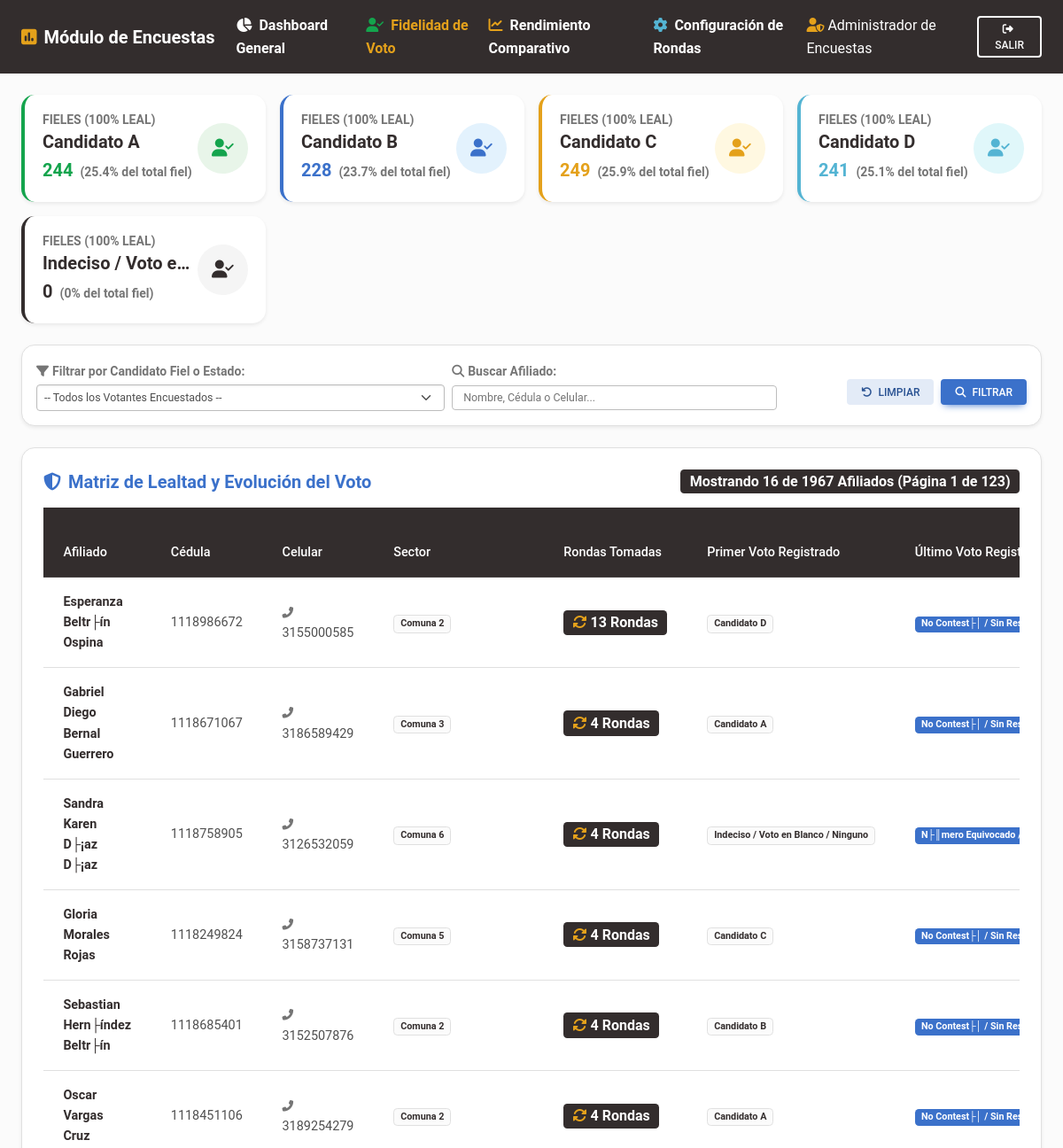
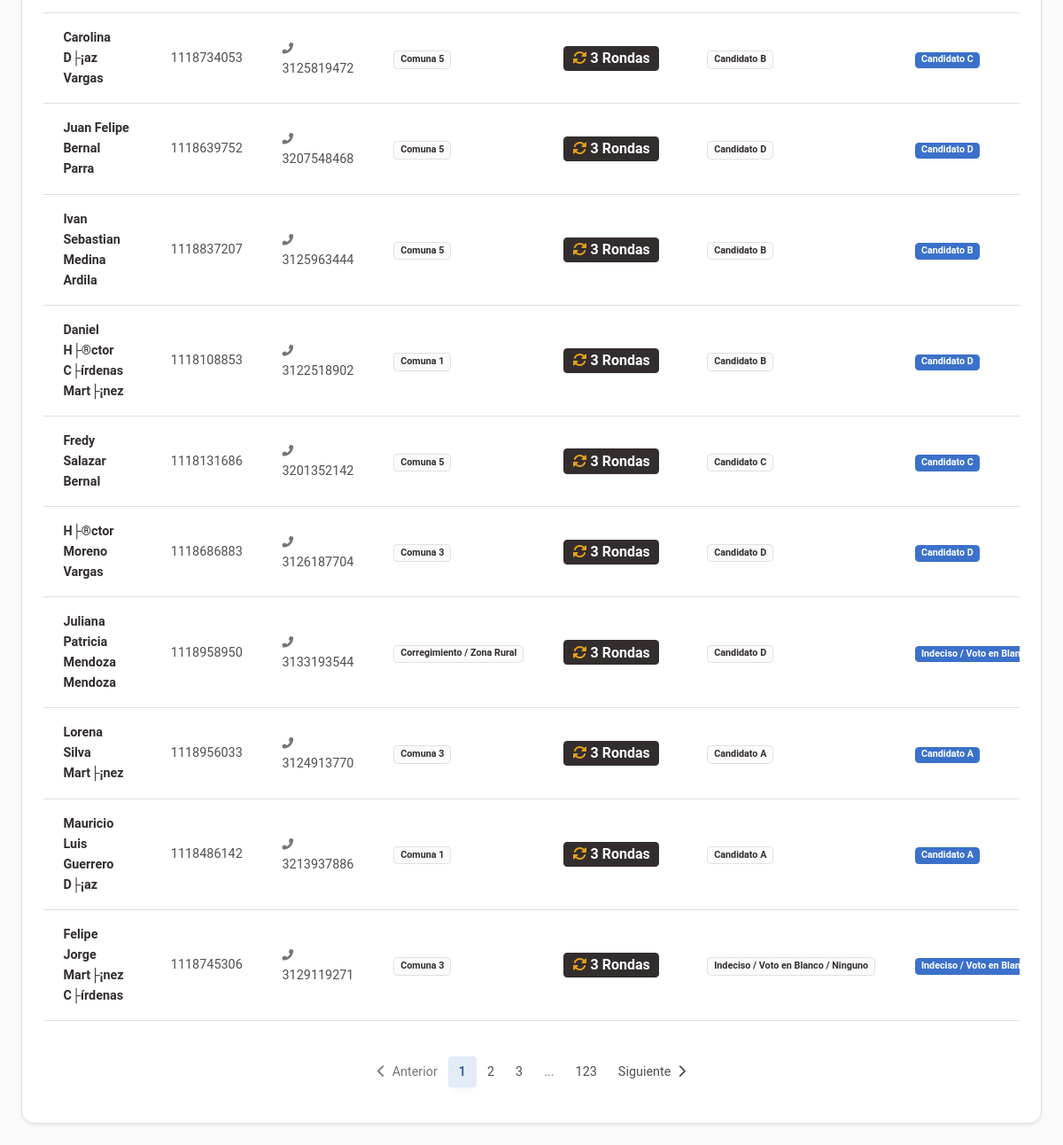
Page /admin_encuestas/fidelidad.php (signed in) on the committed database (2 pictures, top to bottom).
### tables this page shows
CREATE TABLE `usuarios` (
  `id` int(11) NOT NULL AUTO_INCREMENT,
  `nombre_completo` varchar(150) NOT NULL,
  `cedula` varchar(20) NOT NULL,
  `telefono` varchar(20) NOT NULL,
  `username` varchar(50) NOT NULL,
  `password` varchar(255) NOT NULL,
  `role_id` int(11) NOT NULL,
  `codigo_referido` varchar(30) NOT NULL,
  `intentos_fallidos` int(11) DEFAULT 0,
  `bloqueado_hasta` datetime DEFAULT NULL,
  `creado_en` datetime DEFAULT current_timestamp(),
  PRIMARY KEY (`id`),
  UNIQUE KEY `cedula` (`cedula`),
  UNIQUE KEY `username` (`username`),
  UNIQUE KEY `codigo_referido` (`codigo_referido`),
  KEY `role_id` (`role_id`),
  CONSTRAINT `usuarios_ibfk_1` FOREIGN KEY (`role_id`) REFERENCES `roles` (`id`)
);

CREATE TABLE `candidatos_encuestas` (
  `id` int(11) NOT NULL AUTO_INCREMENT,
  `nombre` varchar(150) NOT NULL,
  `grupo` varchar(150) DEFAULT NULL,
  `activo` tinyint(4) DEFAULT 1,
  `creado_en` timestamp NOT NULL DEFAULT current_timestamp(),
  PRIMARY KEY (`id`),
  UNIQUE KEY `nombre` (`nombre`)
);

CREATE TABLE `referidos` (
  `id` int(11) NOT NULL AUTO_INCREMENT,
  `cedula` varchar(20) NOT NULL,
  `nombres` varchar(100) NOT NULL,
  `apellidos` varchar(100) NOT NULL,
  `correo` varchar(120) NOT NULL,
  `celular` varchar(20) NOT NULL,
  `comuna` varchar(80) NOT NULL DEFAULT 'Comuna 1',
  `votante_yopal` varchar(50) NOT NULL DEFAULT 'Si',
  `referido_por_tipo` enum('usuario','referido') NOT NULL,
  `referido_por_id` int(11) NOT NULL,
  `lider_raiz_id` int(11) NOT NULL,
  `usuario_id` int(11) DEFAULT NULL,
  `autorizacion_datos` tinyint(1) NOT NULL DEFAULT 1,
  `ip_registro` varchar(45) DEFAULT NULL,
  `hash_dispositivo` varchar(64) DEFAULT NULL,
  `codigo_referido` varchar(30) NOT NULL,
  `creado_en` datetime DEFAULT current_timestamp(),
  PRIMARY KEY (`id`),
  UNIQUE KEY `cedula` (`cedula`),
  UNIQUE KEY `correo` (`correo`),
  UNIQUE KEY `celular` (`celular`),
  UNIQUE KEY `codigo_referido` (`codigo_referido`),
  KEY `usuario_id` (`usuario_id`),
  KEY `lider_raiz_id` (`lider_raiz_id`),
  CONSTRAINT `referidos_ibfk_1` FOREIGN KEY (`usuario_id`) REFERENCES `usuarios` (`id`) ON DELETE SET NULL,
  CONSTRAINT `referidos_ibfk_2` FOREIGN KEY (`lider_raiz_id`) REFERENCES `usuarios` (`id`)
);

### config/auth.php (called while the page is built, shortened)
<?php
require_once __DIR__ . '/security.php';
function getCurrentUser() {
    $pdo = getDB();
    $stmt = $pdo->prepare("SELECT u.*, r.nombre as role_name FROM usuarios u JOIN roles r ON u.role_id = r.id WHERE u.id = ?");
    $stmt->execute([$_SESSION['user_id']]);
    return $stmt->fetch();
}

### config/security.php (called while the page is built, shortened)
<?php
function e($string) {
    return htmlspecialchars((string)$string, ENT_QUOTES, 'UTF-8');
}
function sanitizeInput($data) {
    $data = trim($data);
    $data = stripslashes($data);
    return $data;
}

### admin_encuestas/fidelidad.php (the view, shortened to what this page needs)
<?php
require_once __DIR__ . '/../config/security.php';
require_once __DIR__ . '/../config/auth.php';
$admin = getCurrentUser();
$pdo = getDB();
$paginaActual = max(1, (int)($_GET['page'] ?? 1));
$registrosPorPagina = 16;
$offset = ($paginaActual - 1) * $registrosPorPagina;
$buscarText = sanitizeInput($_GET['buscar'] ?? '');
$sqlFidelidad = "
    SELECT r.id as referido_id, r.cedula, CONCAT(r.nombres, ' ', r.apellidos) as nombre_completo,
           r.celular, r.comuna, r.votante_yopal,
           COUNT(re.id) as total_rondas,
           COUNT(DISTINCT re.candidato_elegido) as candidatos_distintos,
           SUBSTRING_INDEX(GROUP_CONCAT(re.candidato_elegido ORDER BY re.creado_en ASC), ',', 1) as voto_inicial,
           SUBSTRING_INDEX(GROUP_CONCAT(re.candidato_elegido ORDER BY re.creado_en DESC), ',', 1) as voto_ultimo,
           MAX(re.creado_en) as ultima_fecha
    FROM referidos r
    JOIN respuestas_encuestas re ON re.referido_id = r.id
    GROUP BY r.id
";
$stmtTodosFidelidad = $pdo->query($sqlFidelidad);
$todosVotantes = $stmtTodosFidelidad->fetchAll();
$fielesPorCandidato = [];
$stmtCandList = $pdo->query("SELECT nombre, grupo FROM candidatos_encuestas WHERE activo = 1 ORDER BY id ASC");
$candidatosActivos = $stmtCandList->fetchAll();
foreach ($candidatosActivos as $c) {
    $fielesPorCandidato[$c['nombre']] = 0;
}
$countTotalFieles = 0;
$countCambiantes = 0;
$countIndecisos = 0;
$countUnaSola = 0;
foreach ($todosVotantes as $v) {
    if ($v['total_rondas'] == 1) {
        $countUnaSola++;
    } else if ($v['candidatos_distintos'] == 1 && strpos(strtolower($v['voto_ultimo']), 'indeciso') === false) {
        $countTotalFieles++;
        $candNom = $v['voto_ultimo'];
        if (isset($fielesPorCandidato[$candNom])) {
            $fielesPorCandidato[$candNom]++;
        } else {
            $fielesPorCandidato[$candNom] = 1;
        }
    } else if ($v['candidatos_distintos'] > 1) {
        $countCambiantes++;
    } else {
        $countIndecisos++;
    }
}
$havingClauses = [];
$params = [];
$havingSql = !empty($havingClauses) ? " HAVING " . implode(" AND ", $havingClauses) : "";
$sqlCountPaginado = "SELECT COUNT(*) FROM (" . $sqlFidelidad . $havingSql . ") as sub";
$stmtCountPag = $pdo->prepare($sqlCountPaginado);
$stmtCountPag->execute($params);
$totalRegistrosFiltrados = $stmtCountPag->fetchColumn();
$totalPaginas = max(1, ceil($totalRegistrosFiltrados / $registrosPorPagina));
$sqlFinal = $sqlFidelidad . $havingSql . " ORDER BY total_rondas DESC, ultima_fecha DESC LIMIT " . $registrosPorPagina . " OFFSET " . $offset;
$stmtFinal = $pdo->prepare($sqlFinal);
$stmtFinal->execute($params);
$listaVotantesFidelidad = $stmtFinal->fetchAll();
$queryParams = $_GET;
unset($queryParams['page']);
$queryString = http_build_query($queryParams);
$pageUrlPrefix = '?' . ($queryString ? $queryString . '&' : '') . 'page=';
$rangoVista = 2;
$inicioPag = max(1, $paginaActual - $rangoVista);
$finPag = min($totalPaginas, $paginaActual + $rangoVista);
?>
<!DOCTYPE html>
<html lang="es">
<head>
    <link rel="stylesheet" href="https://cdnjs.cloudflare.com/ajax/libs/font-awesome/6.4.0/css/all.min.css">
    <link rel="stylesheet" href="https://cdnjs.cloudflare.com/ajax/libs/mdb-ui-kit/6.4.0/mdb.min.css">
    <link rel="stylesheet" href="../assets/css/custom.css">
</head>
<body class="bg-light">
<?php $activeTab = 'fidelidad'; include __DIR__ . '/navbar.php'; ?>
<div class="container-fluid px-4 py-4">
    <div class="row g-3 mb-4">
        <?php
        $coloresBorde = ['border-success', 'border-primary', 'border-warning', 'border-info', 'border-dark'];
        $coloresBg = ['#e8f5e9', '#e3f2fd', '#fff8e1', '#e0f7fa', '#f5f5f5'];
        $coloresTexto = ['text-success', 'text-primary', 'text-warning', 'text-info', 'text-dark'];
        $indexCand = 0;
        foreach ($candidatosActivos as $cand):
            $nomC = $cand['nombre'];
            $totalFielesCand = $fielesPorCandidato[$nomC] ?? 0;
            $porcFiel = $countTotalFieles > 0 ? round(($totalFielesCand / $countTotalFieles) * 100, 1) : 0;
            $borde = $coloresBorde[$indexCand % count($coloresBorde)];
            $bg = $coloresBg[$indexCand % count($coloresBg)];
            $txt = $coloresTexto[$indexCand % count($coloresTexto)];
        ?>
            <div class="col-xl-3 col-md-6">
                <div class="card card-custom bg-white border-start border-4 <?= $borde ?> p-3 shadow-sm h-100">
                    <div class="card-body p-1 d-flex align-items-center justify-content-between">
                        <div>
                            <h6 class="text-uppercase text-muted fw-bold small mb-1">Fieles (100% Leal)</h6>
                            <h5 class="fw-bold text-dark mb-0 text-truncate" style="max-width: 170px;"><?= e($nomC) ?></h5>
                            <div class="mt-1">
                                <span class="fw-bold <?= $txt ?> fs-5"><?= $totalFielesCand ?></span>
                                <span class="text-muted small fw-bold ms-1">(<?= $porcFiel ?>% del total fiel)</span>
                            </div>
                        </div>
                        <div class="<?= $txt ?> p-3 rounded-circle" style="background-color: <?= $bg ?>;">
                            <i class="fas fa-user-check fa-lg"></i>
                        </div>
                    </div>
                </div>
            </div>
        <?php $indexCand++; endforeach; ?>
    </div>
    <div class="card card-custom mb-4 shadow-sm border">
        <div class="card-body p-3">
            <form action="fidelidad.php" method="GET" class="row g-2 align-items-center">
                <div class="col-md-5">
                    <label class="form-label small fw-bold text-muted mb-1"><i class="fas fa-filter me-1"></i>Filtrar por Candidato Fiel o Estado:</label>
                    <select name="fidelidad" class="form-select form-select-sm">
                        <option value="">-- Todos los Votantes Encuestados --</option>
                    </select>
                </div>
                <div class="col-md-4">
                    <label class="form-label small fw-bold text-muted mb-1"><i class="fas fa-search me-1"></i>Buscar Afiliado:</label>
                    <input type="text" name="buscar" class="form-control form-control-sm" placeholder="Nombre, Cédula o Celular..." value="<?= e($buscarText) ?>">
                </div>
                <div class="col-md-3 d-flex align-items-end justify-content-end gap-2 pt-3">
                    <a href="fidelidad.php" class="btn btn-secondary btn-sm"><i class="fas fa-undo me-1"></i> Limpiar</a>
                    <button type="submit" class="btn btn-primary btn-sm"><i class="fas fa-search me-1"></i> Filtrar</button>
                </div>
            </form>
        </div>
    </div>
    <div class="card card-custom shadow-sm border">
        <div class="card-body p-4">
            <div class="d-flex justify-content-between align-items-center mb-3">
                <h5 class="fw-bold text-primary mb-0"><i class="fas fa-shield-alt me-2"></i>Matriz de Lealtad y Evolución del Voto</h5>
                <span class="badge bg-dark fs-6">Mostrando <?= count($listaVotantesFidelidad) ?> de <?= $totalRegistrosFiltrados ?> Afiliados (Página <?= $paginaActual ?> de <?= $totalPaginas ?>)</span>
            </div>
            <div class="table-responsive">
                <table class="table table-hover align-middle">
                    <thead class="table-dark">
                        <tr>
                            <th>Afiliado</th>
                            <th>Cédula</th>
                            <th>Celular</th>
                            <th>Sector</th>
                            <th>Rondas Tomadas</th>
                            <th>Primer Voto Registrado</th>
                            <th>Último Voto Registrado</th>
                        </tr>
                    </thead>
                    <tbody>
                        <?php if (empty($listaVotantesFidelidad)): ?>
                            <tr>
                                <td colspan="9" class="text-center py-4 text-muted">No se encontraron afiliados con encuestas registradas.</td>
                            </tr>
                        <?php else: ?>
                            <?php foreach ($listaVotantesFidelidad as $vf): ?>
                                <tr>
                                    <td class="fw-bold text-dark"><?= e($vf['nombre_completo']) ?></td>
                                    <td><?= e($vf['cedula']) ?></td>
                                    <td><i class="fas fa-phone-alt me-1 text-muted small"></i><?= e($vf['celular']) ?></td>
                                    <td><span class="badge bg-light text-dark border"><?= e($vf['comuna']) ?></span></td>
                                    <td>
                                        <span class="badge bg-dark fs-6"><i class="fas fa-sync-alt me-1 text-warning"></i><?= $vf['total_rondas'] ?> Rondas</span>
                                    </td>
                                    <td><span class="badge bg-light text-dark border"><?= e($vf['voto_inicial']) ?></span></td>
                                    <td><span class="badge bg-primary"><?= e($vf['voto_ultimo']) ?></span></td>
                                </tr>
                            <?php endforeach; ?>
                        <?php endif; ?>
                    </tbody>
                </table>
            </div>
            <?php if ($totalPaginas > 1): ?>
                <nav aria-label="Navegación de lealtad" class="mt-4">
                    <ul class="pagination justify-content-center flex-wrap">
                        <li class="page-item <?= ($paginaActual <= 1) ? 'disabled' : '' ?>">
                            <a class="page-link" href="<?= $pageUrlPrefix . ($paginaActual - 1) ?>">
                                <i class="fas fa-chevron-left me-1"></i> Anterior
                            </a>
                        </li>
                        <?php for ($p = $inicioPag; $p <= $finPag; $p++): ?>
                            <li class="page-item <?= ($p === $paginaActual) ? 'active' : '' ?>">
                                <a class="page-link" href="<?= $pageUrlPrefix . $p ?>"><?= $p ?></a>
                            </li>
                        <?php endfor; ?>
                        <?php if ($finPag < $totalPaginas): ?>
                            <?php if ($finPag < $totalPaginas - 1): ?>
                                <li class="page-item disabled"><span class="page-link">...</span></li>
                            <?php endif; ?>
                            <li class="page-item"><a class="page-link" href="<?= $pageUrlPrefix . $totalPaginas ?>"><?= $totalPaginas ?></a></li>
                        <?php endif; ?>
                        <li class="page-item <?= ($paginaActual >= $totalPaginas) ? 'disabled' : '' ?>">
                            <a class="page-link" href="<?= $pageUrlPrefix . ($paginaActual + 1) ?>">
                                Siguiente <i class="fas fa-chevron-right ms-1"></i>
                            </a>
                        </li>
                    </ul>
                </nav>
            <?php endif; ?>
        </div>
    </div>
</div>
</body>
</html>

### admin_encuestas/navbar.php (shortened to what this page needs)
<nav class="navbar navbar-expand-lg navbar-dark bg-dark shadow-0 py-2">
    <div class="container-fluid px-4">
        <a class="navbar-brand fw-bold" href="dashboard.php">
            <i class="fas fa-poll text-warning me-2"></i>Módulo de Encuestas
        </a>
        <div class="collapse navbar-collapse" id="navEncuestadoras">
            <ul class="navbar-nav me-auto mb-2 mb-lg-0">
                <li class="nav-item">
                    <a class="nav-link <?= $activeTab === 'dashboard' ? 'active text-warning' : 'text-white' ?> fw-bold" href="dashboard.php">
                        <i class="fas fa-chart-pie me-1"></i> Dashboard General
                    </a>
                </li>
                <li class="nav-item">
                    <a class="nav-link <?= $activeTab === 'fidelidad' ? 'active text-warning' : 'text-white' ?> fw-bold" href="fidelidad.php">
                        <i class="fas fa-user-check me-1 text-success"></i> Fidelidad de Voto
                    </a>
                </li>
                <li class="nav-item">
                    <a class="nav-link <?= $activeTab === 'rendimiento' ? 'active text-warning' : 'text-white' ?> fw-bold" href="rendimiento.php">
                        <i class="fas fa-chart-line me-1 text-warning"></i> Rendimiento Comparativo
                    </a>
                </li>
                <li class="nav-item">
                    <a class="nav-link <?= $activeTab === 'configuracion' ? 'active text-warning' : 'text-white' ?> fw-bold" href="configuracion.php">
                        <i class="fas fa-cog me-1 text-info"></i> Configuración de Rondas
                    </a>
                </li>
            </ul>
            <div class="d-flex align-items-center">
                <span class="text-white me-3"><i class="fas fa-user-shield text-warning me-1"></i><?= e($admin['nombre_completo']) ?></span>
                <a href="../logout.php" class="btn btn-outline-light btn-sm"><i class="fas fa-sign-out-alt me-1"></i> Salir</a>
            </div>
        </div>
    </div>
</nav>

### assets/css/custom.css (style rules this page uses)
:root { --primary-color: #0d47a1; --secondary-color: #1976d2; --accent-color: #ff6f00; --bg-light: #f5f7fa; }
body { background-color: var(--bg-light); font-family: 'Roboto', 'Segoe UI', sans-serif; color: #333; }
.card-custom { border: none; border-radius: 15px; box-shadow: 0 6px 18px rgba(0, 0, 0, 0.06); transition: transform 0.2s ease, box-shadow 0.2s ease; }

### rows in the picture
usuarios: nombre_completo "Administrador de Encuestas"
candidatos_encuestas: nombre "Candidato A", nombre "244", nombre "25.4"
candidatos_encuestas: nombre "Candidato B", nombre "228", nombre "23.7"
candidatos_encuestas: nombre "Candidato C", nombre "249", nombre "25.9"
candidatos_encuestas: nombre "Candidato D", nombre "241", nombre "25.1"
candidatos_encuestas: nombre "Indeciso / Voto e…", nombre "0"
referidos: nombre_completo "Esperanza Beltr├ín Ospina", cedula "1118986672", celular "3155000585", comuna "Comuna 2", total_rondas "13", voto_inicial "Candidato D", voto_ultimo "No Contest├│ / Sin…"
referidos: nombre_completo "Gabriel Diego Bernal Guerrero", cedula "1118671067", celular "3186589429", comuna "Comuna 3", total_rondas "4", voto_inicial "Candidato A", voto_ultimo "No Contest├│ / Sin…"
referidos: nombre_completo "Sandra Karen D├¡az D├¡az", cedula "1118758905", celular "3126532059", comuna "Comuna 6", total_rondas "4", voto_inicial "Indeciso / Voto en Blanco / Ninguno", voto_ultimo "N├║mero Equivocado…"
referidos: nombre_completo "Gloria Morales Rojas", cedula "1118249824", celular "3158737131", comuna "Comuna 5", total_rondas "4", voto_inicial "Candidato C", voto_ultimo "No Contest├│ / Sin…"
referidos: nombre_completo "Sebastian Hern├índez Beltr├ín", cedula "1118685401", celular "3152507876", comuna "Comuna 2", total_rondas "4", voto_inicial "Candidato B", voto_ultimo "No Contest├│ / Sin…"
referidos: nombre_completo "Oscar Vargas Cruz", cedula "1118451106", celular "3189254279", comuna "Comuna 2", total_rondas "4", voto_inicial "Candidato A", voto_ultimo "No Contest├│ / Sin…"
referidos: nombre_completo "Carolina D├¡az Vargas", cedula "1118734053", celular "3125819472", comuna "Comuna 5", total_rondas "3", voto_inicial "Candidato B", voto_ultimo "Candidato C"
referidos: nombre_completo "Juan Felipe Bernal Parra", cedula "1118639752", celular "3207548468", comuna "Comuna 5", total_rondas "3", voto_inicial "Candidato D", voto_ultimo "Candidato D"
referidos: nombre_completo "Ivan Sebastian Medina Ardila", cedula "1118837207", celular "3125963444", comuna "Comuna 5", total_rondas "3", voto_inicial "Candidato B", voto_ultimo "Candidato B"
referidos: nombre_completo "Daniel H├®ctor C├írdenas Mart├¡nez", cedula "1118108853", celular "3122518902", comuna "Comuna 1", total_rondas "3", voto_inicial "Candidato B", voto_ultimo "Candidato D"
referidos: nombre_completo "Fredy Salazar Bernal", cedula "1118131686", celular "3201352142", comuna "Comuna 5", total_rondas "3", voto_inicial "Candidato C", voto_ultimo "Candidato C"
referidos: nombre_completo "H├®ctor Moreno Vargas", cedula "1118686883", celular "3126187704", comuna "Comuna 3", total_rondas "3", voto_inicial "Candidato D", voto_ultimo "Candidato D"
referidos: nombre_completo "Juliana Patricia Mendoza Mendoza", cedula "1118958950", celular "3133193544", comuna "Corregimiento / Zona Rural", total_rondas "3", voto_inicial "Candidato D", voto_ultimo "Indeciso / Voto en…"
referidos: nombre_completo "Lorena Silva Mart├¡nez", cedula "1118956033", celular "3124913770", comuna "Comuna 3", total_rondas "3", voto_inicial "Candidato A", voto_ultimo "Candidato A"
referidos: nombre_completo "Mauricio Luis Guerrero D├¡az", cedula "1118486142", celular "3213937886", comuna "Comuna 1", total_rondas "3", voto_inicial "Candidato A", voto_ultimo "Candidato A"
referidos: nombre_completo "Felipe Jorge Mart├¡nez C├írdenas", cedula "1118745306", celular "3129119271", comuna "Comuna 3", total_rondas "3", voto_inicial "Indeciso / Voto en Blanco / Ninguno", voto_ultimo "Indeciso / Voto en…"

### other values in the picture
count($listaVotantesFidelidad) "16"
$totalRegistrosFiltrados "1967"
$paginaActual "1"
$totalPaginas "123"
